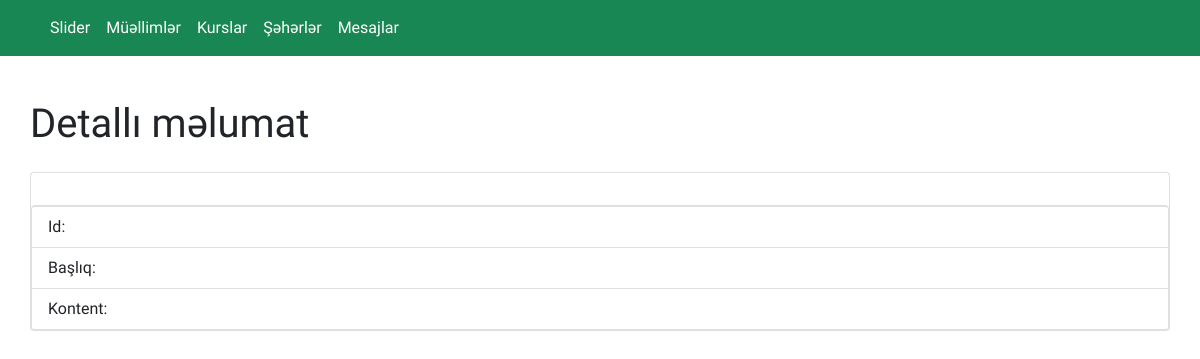
The app's page /admin/slider/detail/1, older data.
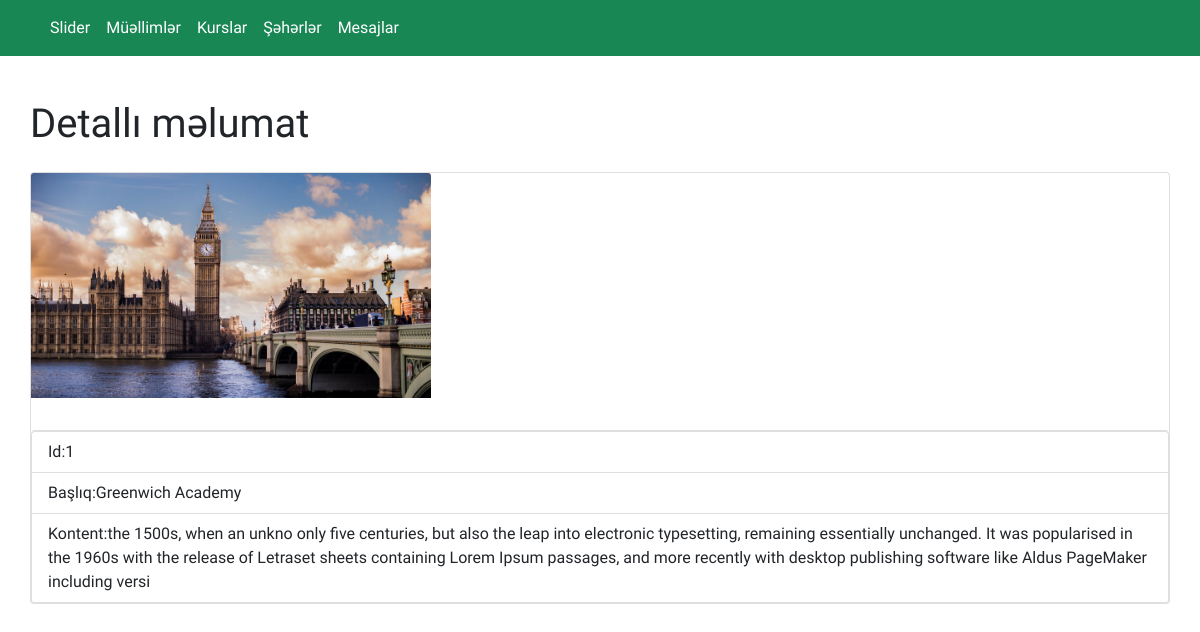
The same page, newer data.
### app.py (models this page shows)
class Slider(db.Model):
    id=db.Column(db.Integer,primary_key=True)
    title=db.Column(db.String(120))
    desc=db.Column(db.String(120))
    img=db.Column(db.String(120))

### app.py (the view)
@app.route('/admin/slider/detail/<id>')
def sliderDetail(id):
    sliderdetail=Slider.query.get(id)
    return render_template('admin/slider_detail.html',sliderdetail=sliderdetail)

### templates/admin/slider_detail.html
{% extends 'admin/layout.html' %}
{% block content %}
<div class="container"style="padding: 20px 0px;">
  <div class="row">
      <div class="col-12">
          <h1 class="my-4">Detallı məlumat</h1>
          <div class="card" >
              <img class="card-img-top"style="width: 25rem; height:auto" src="/static/uploads/{{sliderdetail.img}}" alt="">
              <div class="card-body">
          </div>
          <ul class="list-group">
              <li class="list-group-item">Id:{{sliderdetail.id}}</li>
              <li class="list-group-item">Başlıq:{{sliderdetail.title}}</li>
              <li class="list-group-item">Kontent:{{sliderdetail.desc}}</li>
          </ul>
  </div>
{% endblock %}

Row changes from the older to the newer data that the page shows:
added Slider: img (picture), id "1", title "Greenwich Academy", desc "the 1500s, when an unkno only five centuries, but also the leap into electronic typesetting, remaining essentially unchanged. It was popularised in the 1960s with the release of Letraset sheets containing Lorem Ipsum passages, and more recently with desktop publishing software like Aldus PageMaker including versi"
